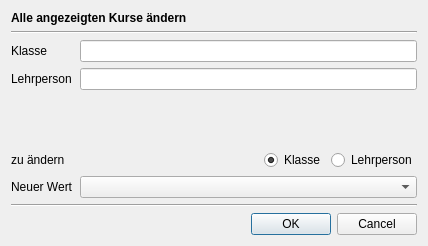
<?xml version="1.0" encoding="UTF-8"?>
<ui version="4.0">
 <class>Dialog</class>
 <widget class="QDialog" name="Dialog">
  <property name="geometry">
   <rect>
    <x>0</x>
    <y>0</y>
    <width>428</width>
    <height>246</height>
   </rect>
  </property>
  <property name="sizePolicy">
   <sizepolicy hsizetype="Preferred" vsizetype="Maximum">
    <horstretch>0</horstretch>
    <verstretch>0</verstretch>
   </sizepolicy>
  </property>
  <property name="windowTitle">
   <string/>
  </property>
  <property name="sizeGripEnabled">
   <bool>false</bool>
  </property>
  <layout class="QVBoxLayout" name="verticalLayout">
   <item>
    <widget class="QLabel" name="label_8">
     <property name="font">
      <font>
       <bold>true</bold>
      </font>
     </property>
     <property name="text">
      <string>Alle angezeigten Kurse ändern</string>
     </property>
    </widget>
   </item>
   <item>
    <widget class="Line" name="line_2">
     <property name="orientation">
      <enum>Qt::Horizontal</enum>
     </property>
    </widget>
   </item>
   <item>
    <layout class="QFormLayout" name="formLayout">
     <item row="0" column="0">
      <widget class="QLabel" name="label">
       <property name="text">
        <string>Klasse</string>
       </property>
      </widget>
     </item>
     <item row="0" column="1">
      <widget class="QLineEdit" name="le_class">
       <property name="readOnly">
        <bool>true</bool>
       </property>
      </widget>
     </item>
     <item row="1" column="0">
      <widget class="QLabel" name="label_3">
       <property name="text">
        <string>Lehrperson</string>
       </property>
      </widget>
     </item>
     <item row="1" column="1">
      <widget class="QLineEdit" name="le_teacher">
       <property name="readOnly">
        <bool>true</bool>
       </property>
      </widget>
     </item>
     <item row="2" column="1">
      <spacer name="verticalSpacer">
       <property name="orientation">
        <enum>Qt::Vertical</enum>
       </property>
       <property name="sizeType">
        <enum>QSizePolicy::Expanding</enum>
       </property>
       <property name="sizeHint" stdset="0">
        <size>
         <width>20</width>
         <height>20</height>
        </size>
       </property>
      </spacer>
     </item>
     <item row="3" column="0">
      <widget class="QLabel" name="label_4">
       <property name="text">
        <string>zu ändern</string>
       </property>
      </widget>
     </item>
     <item row="4" column="0">
      <widget class="QLabel" name="label_2">
       <property name="text">
        <string>Neuer Wert</string>
       </property>
      </widget>
     </item>
     <item row="4" column="1">
      <widget class="QComboBox" name="new_value"/>
     </item>
     <item row="3" column="1">
      <layout class="QHBoxLayout" name="horizontalLayout_2">
       <item>
        <spacer name="horizontalSpacer">
         <property name="orientation">
          <enum>Qt::Horizontal</enum>
         </property>
         <property name="sizeHint" stdset="0">
          <size>
           <width>40</width>
           <height>20</height>
          </size>
         </property>
        </spacer>
       </item>
       <item>
        <widget class="QRadioButton" name="rb_class">
         <property name="text">
          <string>Klasse</string>
         </property>
         <property name="checked">
          <bool>true</bool>
         </property>
        </widget>
       </item>
       <item>
        <widget class="QRadioButton" name="rb_teacher">
         <property name="text">
          <string>Lehrperson</string>
         </property>
        </widget>
       </item>
      </layout>
     </item>
    </layout>
   </item>
   <item>
    <widget class="Line" name="line">
     <property name="orientation">
      <enum>Qt::Horizontal</enum>
     </property>
    </widget>
   </item>
   <item>
    <widget class="QDialogButtonBox" name="buttonBox">
     <property name="orientation">
      <enum>Qt::Horizontal</enum>
     </property>
     <property name="standardButtons">
      <set>QDialogButtonBox::Cancel|QDialogButtonBox::Ok</set>
     </property>
    </widget>
   </item>
  </layout>
 </widget>
 <resources/>
 <connections>
  <connection>
   <sender>buttonBox</sender>
   <signal>accepted()</signal>
   <receiver>Dialog</receiver>
   <slot>accept()</slot>
   <hints>
    <hint type="sourcelabel">
     <x>248</x>
     <y>254</y>
    </hint>
    <hint type="destinationlabel">
     <x>157</x>
     <y>274</y>
    </hint>
   </hints>
  </connection>
  <connection>
   <sender>buttonBox</sender>
   <signal>rejected()</signal>
   <receiver>Dialog</receiver>
   <slot>reject()</slot>
   <hints>
    <hint type="sourcelabel">
     <x>316</x>
     <y>260</y>
    </hint>
    <hint type="destinationlabel">
     <x>286</x>
     <y>274</y>
    </hint>
   </hints>
  </connection>
 </connections>
</ui>
